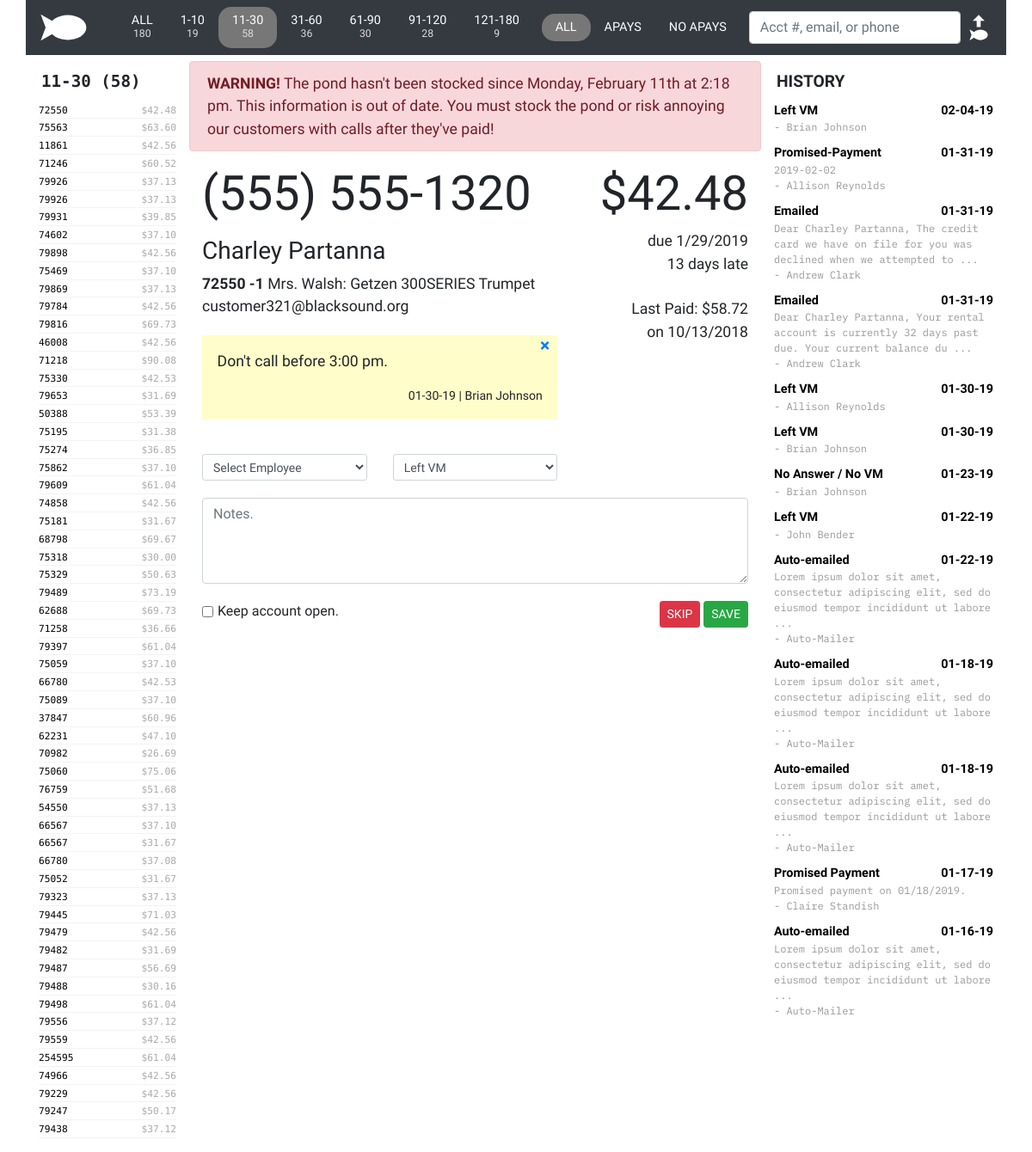
Page /?minmax=11-30 (signed in) on the earlier database version.
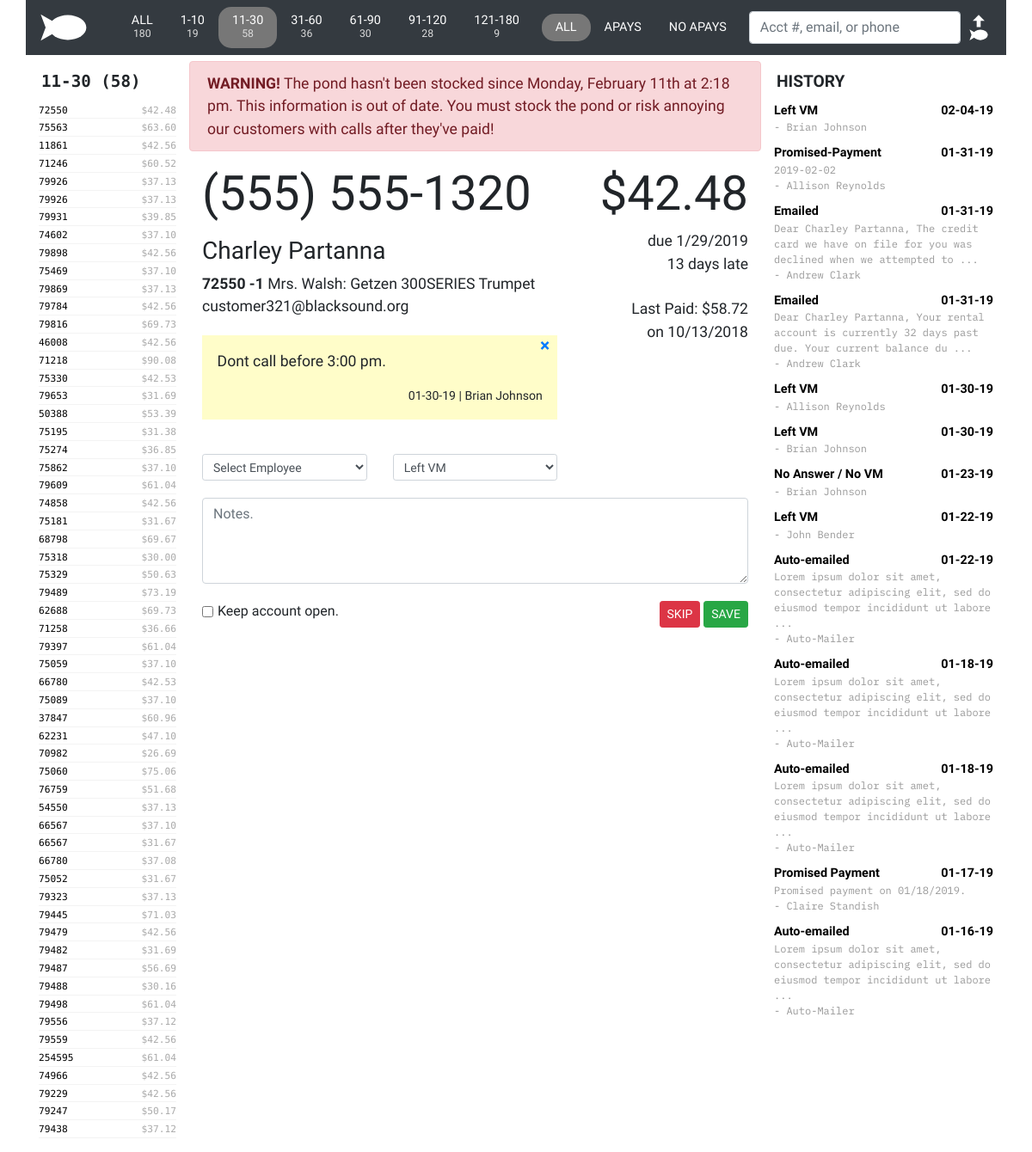
Same page on the later database version.
### tables this page shows
CREATE TABLE `fishes` (
  `crnt_pk` int(6) DEFAULT NULL,
  `crnt_acct` int(11) DEFAULT NULL,
  `crnt_sub` int(11) DEFAULT NULL,
  `crnt_desc` varchar(50) DEFAULT NULL,
  `crnt_student` varchar(30) DEFAULT NULL,
  `crnt_lastdate` varchar(12) DEFAULT NULL,
  `crnt_lastamt` decimal(10,2) DEFAULT NULL,
  `crnt_amtdue` decimal(10,2) DEFAULT NULL,
  `crnt_payoff` decimal(10,2) DEFAULT NULL,
  `crnt_ndate` varchar(12) DEFAULT NULL,
  `crnt_paymentdue` decimal(10,2) DEFAULT NULL,
  `crnt_latedue` decimal(10,2) DEFAULT NULL,
  `crnt_otherdue` decimal(10,2) DEFAULT NULL,
  `crnt_payments` varchar(30) DEFAULT NULL,
  `crnt_last` varchar(20) DEFAULT NULL,
  `crnt_zip` varchar(10) DEFAULT NULL,
  `crnt_qty` decimal(2,0) DEFAULT NULL,
  `crnt_sku` varchar(30) DEFAULT NULL,
  `crnt_email` varchar(50) DEFAULT NULL,
  `crnt_emailmethod` varchar(5) DEFAULT NULL,
  `crnt_addr1` varchar(50) DEFAULT NULL,
  `crnt_addr2` varchar(50) DEFAULT NULL,
  `crnt_addr3` varchar(50) DEFAULT NULL,
  `crnt_addr4` varchar(50) DEFAULT NULL,
  `crnt_addr5` varchar(50) DEFAULT NULL,
  `crnt_name` varchar(50) DEFAULT NULL,
  `crnt_hmphone` varchar(50) DEFAULT NULL,
  `crnt_rntdesc` varchar(50) DEFAULT NULL,
  `crnt_extra1` varchar(11) DEFAULT NULL,
  `crnt_extra2` varchar(50) DEFAULT NULL
);

CREATE TABLE `sticky` (
  `sticky_ID` int(11) NOT NULL,
  `sticky_acct` int(11) NOT NULL,
  `sticky_date` int(12) NOT NULL,
  `sticky_lanid` varchar(30) NOT NULL,
  `sticky_text` varchar(1000) NOT NULL
);

CREATE TABLE `contact` (
  `ID` int(11) NOT NULL,
  `ctac_acct` int(11) NOT NULL,
  `ctac_date` int(12) NOT NULL,
  `ctac_lanid` varchar(20) NOT NULL,
  `ctac_action` varchar(20) NOT NULL,
  `ctac_note` text NOT NULL,
  `ctac_daysLate` int(11) NOT NULL,
  `ctac_seen` varchar(1) NOT NULL
);

### application/controller/home.php (called while the page is built, shortened)
<?php
class Home extends Controller
{
    public function index()
    {
        $session = $this->model->setSessionVariables();
        if (isset($_GET["lookup"])) {
            $accountQuery = $this->model->displayAccount($_GET["lookup"]);
            $listHeader = "Account:";
        } else {
            $minmax = explode("-", $session->minmax);
            $min = $minmax[0];
            $max = $minmax[1];
            $accountQuery = $this->model->accountList($session->apay, $min, $max);
            $listHeader = ($min) . "-" . ($max) . " (" . count($accountQuery) . ")";
        }
        $accountHistory = $this->model->accountHistory($accountQuery[0]->crnt_acct);
        $accountSticky = $this->model->accountSticky($accountQuery[0]->crnt_acct);
        $addItUp = $this->model->addItUp($accountQuery);
        $lastStocked = file_get_contents(ROOT . 'public/laststocked.txt');
        require APP . 'view/_templates/header.php';
        require APP . 'view/home/left-column.php';
        require APP . 'view/home/middle-column.php';
        require APP . 'view/home/right-column.php';
        require APP . 'view/_templates/footer.php';
    }
}

### public/index.php (called while the page is built, shortened)
<?php
require APP . 'core/controller.php';
$app = new Application();

### application/core/controller.php (called while the page is built, shortened)
<?php
class Controller
{
    public $db = null;
    private function openDatabaseConnection()
    {
        $options = array(PDO::ATTR_DEFAULT_FETCH_MODE => PDO::FETCH_OBJ, PDO::ATTR_ERRMODE => PDO::ERRMODE_WARNING);
        $this->db = new PDO(DB_TYPE . ':host=' . DB_HOST . ';dbname=' . DB_NAME . ';charset=' . DB_CHARSET, DB_USER, DB_PASS, $options);
    }
    public function loadModel()
    {
        require APP . 'model/model.php';
        $this->model = new Model($this->db);
    }
}

### application/model/model.php (called while the page is built, shortened)
<?php
class Model
{
    function __construct($db)
    {
        try {
            $this->db = $db;
        } catch (PDOException $e) {
            exit('Database connection could not be established.');
        }
    }
    public function setSessionVariables()
    {
        $variables = (object) [
            'apay' => $_SESSION["apay"],
            'minmax' => $_SESSION["minmax"],
            'lanid' => $_SESSION["ctac_lanid"]
        ];
        return $variables;
    }
    public function accountList($apay, $min, $max, $emailFilter = "monkey")
    {
        $sql = "SELECT * FROM fishes WHERE (crnt_rntdesc <> '$apay' AND
                                            crnt_extra1 >= $min AND
                                            crnt_extra1 <= $max AND
                                            crnt_extra2 <> 'Y' AND
                                            crnt_email <> '$emailFilter') ORDER BY crnt_extra1 * 1";
        $query = $this->db->prepare($sql);
        $query->execute();
        $result = $query->fetchAll();
        return $result;
    }
    public function accountHistory($account)
    {
        $sql = "SELECT * FROM contact WHERE ctac_acct = $account ORDER BY ctac_date DESC";
        $query = $this->db->prepare($sql);
        $query->execute();
        return $query->fetchAll();
    }
    public function accountSticky($account)
    {
        $sql = "SELECT * FROM sticky WHERE sticky_acct = $account ORDER BY sticky_date DESC";
        $query = $this->db->prepare($sql);
        $query->execute();
        return $query->fetchAll();
    }
}

### application/view/home/left-column.php (the view)
<section class="col-sm-2 left-column">
    <div class="col-header">
        <?php echo $listHeader; ?>
    </div>
    <ul class="account-list">
        <?php foreach ($accountQuery as $account) { ?>
            <li class="account-list-item">
                <a href="<?php echo URL; ?>?lookup=<?php echo $account->crnt_acct; ?>"><?php echo $account->crnt_acct; ?></a>
                <span class="account-list-bal-due">$<?php echo number_format($account->crnt_paymentdue, 2); ?></span>
            </li>
        <?php } ?>
    </ul>
</section>

### application/view/home/middle-column.php (shortened to what the rows shown need)
<section class="col-sm-7 middle-column">
    <section class="row account-info">
        <div ID="stock-pond-warning" class="alert alert-danger">
            <b>WARNING!</b> The pond hasn't been stocked since <?php echo  date('l, F jS \a\t g:i a', $lastStocked)?>. This information is out of date. You must stock the pond or risk annoying our customers with calls after they've paid!
        </div>
        <section class="col-sm-8 account-left">
            <div class="account-detail">
                <h1><?php echo ($accountQuery[0]->crnt_hmphone != "(   )    -") ? $accountQuery[0]->crnt_hmphone : "NO PHONE"; ?></h1>
                <p>
                <h3 id="crnt_name"><?php echo htmlspecialchars($accountQuery[0]->crnt_name)?> </h3>
                    <strong><?php echo $accountQuery[0]->crnt_acct . $addItUp->sub;?></strong> <?php echo $addItUp->student;?><br>
                    <?php echo ($accountQuery[0]->crnt_email != "") ? htmlspecialchars($accountQuery[0]->crnt_email) : "NO EMAIL"; ?>
                </p>
            </div>
            <div class="sticky-notes-area">
                <?php if ($accountSticky) {
                    foreach ($accountSticky as $sticky) { ?>
                        <div class="sticky-note">
                            <div class="sticky-delete">
                                <a href="home/deleteSticky/<?php echo $sticky->sticky_ID?>">&times</a>
                            </div>
                            <p>
                                <?php echo htmlspecialchars($sticky->sticky_text, ENT_QUOTES, 'UTF-8'); ?>
                            </p>
                            <div class="sticky-note-info">
                                <?php echo date("m-d-y", $sticky->sticky_date) . " | " .
                                           htmlspecialchars($sticky->sticky_lanid,
                                           ENT_QUOTES, 'UTF-8'); ?>
                            </div>
                        </div>
            <?php   }
                }
            ?>
            </div>
        </section>
        <section class="col-sm-4 account-right">
            <h1>$<?php echo number_format($addItUp->payment, 2)?></h1>
            due <?php echo $accountQuery[0]->crnt_ndate; ?><br>
            <?php echo $accountQuery[0]->crnt_extra1;?> days late<br>
            <br>
            Last Paid: $<?php echo $accountQuery[0]->crnt_lastamt;?><br>
            on <?php echo $accountQuery[0]->crnt_lastdate;?><br>
        </section>
    </section>
    <form action="<?php echo URL; ?>" method="POST">
    <section class="row action">
        <section class="col-sm-4">
            <select class="form-control form-control-sm" name="ctac_lanid" required>
                <?php
                if ($session->lanid == "") echo "<option value=\"\">Select Employee</option>";
                ?>
            </select>
        </section>
        <section class="col-sm-4">
            <select class="form-control form-control-sm" name="ctac_action" id="ctac_action" autofocus>
                <option value="Left VM" selected>Left VM</option>
            </select>
        </section>
        <section class="col-sm-4">
        </section>
    </section>
    <section class="row">
        <section class="col-sm-12">
            <textarea name="ctac_note" placeholder="Notes." ID="ctac_note" class="form-control"></textarea>
        </section>
    </section>
    <section class="row action-save">
        <section class="col-sm-6 action-checkboxes">
            <div class="form-check form-check-inline">
                <input name="crnt_extra2" class="form-check-input" type="checkbox" value="N">
                <label class="form-check-label" for="inlineCheckbox1">Keep account open.</label>
            </div>
        </section>
        <section class="col-sm-6 contact-save">
            <input type="submit" name="contact" value="SKIP" class="btn btn-danger btn-sm">
            <input type="submit" name="contact" value="SAVE" class="btn btn-success btn-sm">
        </section>
    </section>
    </form>
</section>

### application/view/home/right-column.php (shortened to what the rows shown need)
<section class="col-sm-3 right-column">
    <div class="col-header">
        HISTORY
    </div>
    <?php
    if (sizeof($accountHistory) == 0) {
        echo "<div class=\"history-action\">This account has no previous contact history.</div>";
    } else {
        foreach ($accountHistory as $contact) { ?>
            <div class="history-item" ID="<?php echo $contact->ID; ?>">
                <div class="history-action">
                    <?php if (isset($contact->ctac_action)) echo htmlspecialchars($contact->ctac_action, ENT_QUOTES, 'UTF-8'); ?>
                    <span class="history-date">
                        <?php if (isset($contact->ctac_date)) echo date("m-d-y", $contact->ctac_date); ?>
                    </span>
                </div>
                <div class="history-note">
                    <?php
                    if ($contact->ctac_note != "") {
                        if ($contact->ctac_action == "Emailed" || $contact->ctac_action == "Auto-emailed") {
                            $contact->ctac_note = substr($contact->ctac_note, 0, 100) . " ...";
                        }
                        echo htmlspecialchars(stripslashes($contact->ctac_note), ENT_QUOTES, 'UTF-8') . "<br>";
                    }
                    ?>
                    - <?php echo htmlspecialchars($contact->ctac_lanid, ENT_QUOTES, 'UTF-8'); ?>
                </div>
            </div>
    <?php }
    } ?>
</section>

Differences in the rows shown:
changed sticky "Brian Johnson": sticky_text "Don't call before 3:00 pm." → "Dont call before 3:00 pm."
